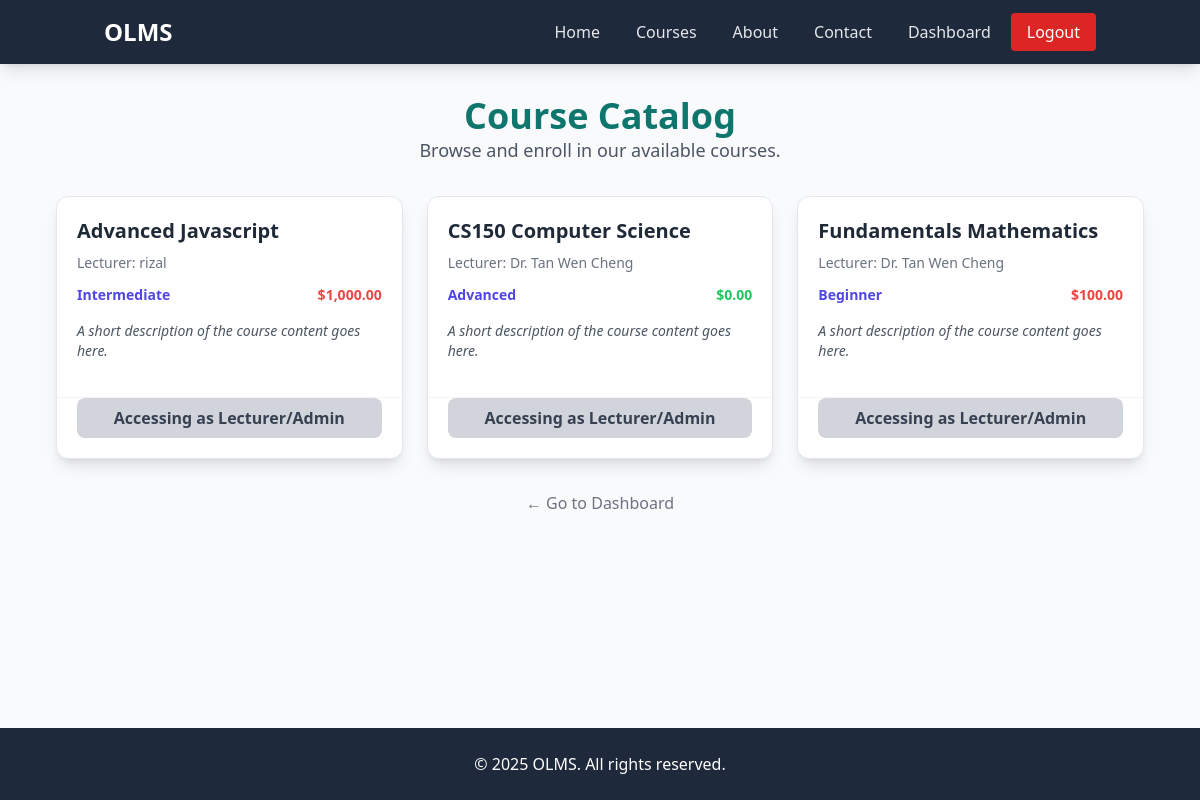
The page /auth/catalog.php (signed in) on the database its author committed.
### tables this page shows
CREATE TABLE `courses` (
  `id` int(11) NOT NULL,
  `title` varchar(100) NOT NULL,
  `level` varchar(50) DEFAULT NULL,
  `language` varchar(50) DEFAULT NULL,
  `fee` double(10,2) DEFAULT NULL,
  `lecturer_id` int(11) DEFAULT NULL
);

CREATE TABLE `users` (
  `id` int(11) NOT NULL,
  `name` varchar(100) NOT NULL,
  `email` varchar(100) NOT NULL,
  `password` varchar(255) NOT NULL,
  `role` enum('student','lecturer','admin') NOT NULL DEFAULT 'student',
  `status` enum('pending','active','blocked') NOT NULL DEFAULT 'pending'
);

### auth/catalog.php (the view, shortened to what this page needs)
<?php
include("../header.php");
include("../connection.php");
$user_id = isset($_SESSION['user_id']) ? $_SESSION['user_id'] : null;
$user_role = isset($_SESSION['user_role']) ? $_SESSION['user_role'] : 'guest';
$catalog_query = "
    SELECT
        c.id AS course_id,
        c.title AS course_title,
        c.level,
        c.fee,
        u.name AS lecturer_name,
        e.payment_status
    FROM
        courses c
    JOIN
        users u ON c.lecturer_id = u.id
    LEFT JOIN
        enrollment e ON c.id = e.course_id AND e.user_id = '{$user_id}'
    ORDER BY
        c.title ASC";
$result = mysqli_query($conn, $catalog_query);
?>
<body>
    <div class="container mx-auto p-8 max-w-6xl">
        <header class="mb-8 text-center">
            <h1 class="text-4xl font-extrabold text-teal-700">Course Catalog</h1>
            <p class="text-lg text-gray-600">Browse and enroll in our available courses.</p>
        </header>
        <section id="course-list">
            <div class="grid grid-cols-1 md:grid-cols-2 lg:grid-cols-3 gap-6">
                <?php while ($row = mysqli_fetch_assoc($result)): ?>
                    <?php
                        $is_paid = ($row['payment_status'] === 'paid');
                        $is_pending = ($row['payment_status'] === 'pending');
                    ?>
                    <div class="bg-white border border-gray-200 rounded-xl shadow-lg hover:shadow-xl transition flex flex-col justify-between">
                        <div class="p-5">
                            <h3 class="text-xl font-bold text-gray-800 mb-2"><?php echo htmlspecialchars($row['course_title']); ?></h3>
                            <p class="text-sm text-gray-500 mb-3">Lecturer: <?php echo htmlspecialchars($row['lecturer_name']); ?></p>
                            <div class="flex justify-between text-sm mb-4">
                                <span class="text-indigo-600 font-semibold"><?php echo htmlspecialchars($row['level']); ?></span>
                                <span class="font-bold <?php echo ($row['fee'] > 0) ? 'text-red-500' : 'text-green-500'; ?>">
                                    $<?php echo number_format($row['fee'], 2); ?>
                                </span>
                            </div>
                            <p class="text-gray-600 text-sm italic mb-4">A short description of the course content goes here.</p>
                        </div>
                        <div class="p-5 pt-0 border-t border-gray-100">
                            <?php if ($user_role === 'guest'): ?>
                                <a href="./auth/login.php" class="w-full bg-blue-500 text-white font-bold py-2 px-4 rounded-lg text-center block hover:bg-blue-600">
                                    Login to Enroll
                                </a>
                            <?php elseif ($user_role !== 'student'): ?>
                                <button disabled class="w-full bg-gray-300 text-gray-700 font-bold py-2 px-4 rounded-lg">
                                    Accessing as Lecturer/Admin
                                </button>
                            <?php elseif ($is_paid): ?>
                                <a href="./course_view.php?id=<?php echo $row['course_id']; ?>" class="w-full bg-green-500 text-white font-bold py-2 px-4 rounded-lg text-center block hover:bg-green-600">
                                    Go to Course
                                </a>
                            <?php elseif ($is_pending): ?>
                                <a href="./payment.php?course_id=<?php echo $row['course_id']; ?>" class="w-full bg-red-500 text-white font-bold py-2 px-4 rounded-lg text-center block hover:bg-red-600">
                                    Complete Payment
                                </a>
                            <?php else: ?>
                                <a href="./enroll_course.php?course_id=<?php echo $row['course_id']; ?>" class="w-full bg-teal-500 text-white font-bold py-2 px-4 rounded-lg text-center block hover:bg-teal-600">
                                    Enroll Now
                                </a>
                            <?php endif; ?>
                        </div>
                    </div>
                <?php endwhile; ?>
            </div>
        </section>
        <div class="mt-8 text-center">
             <a href="./dashboard.php" class="text-gray-500 hover:text-gray-700 font-medium">← Go to Dashboard</a>
        </div>
    </div>
</body>
</html>
<?php include("../footer.php"); ?>

### rows shown on the page
courses: title "Advanced Javascript", lecturer.name "rizal", level "Intermediate", fee "1,000.00"
courses: title "CS150 Computer Science", lecturer.name "Dr. Tan Wen Cheng", level "Advanced", fee "0.00"
courses: title "Fundamentals Mathematics", lecturer.name "Dr. Tan Wen Cheng", level "Beginner", fee "100.00"
